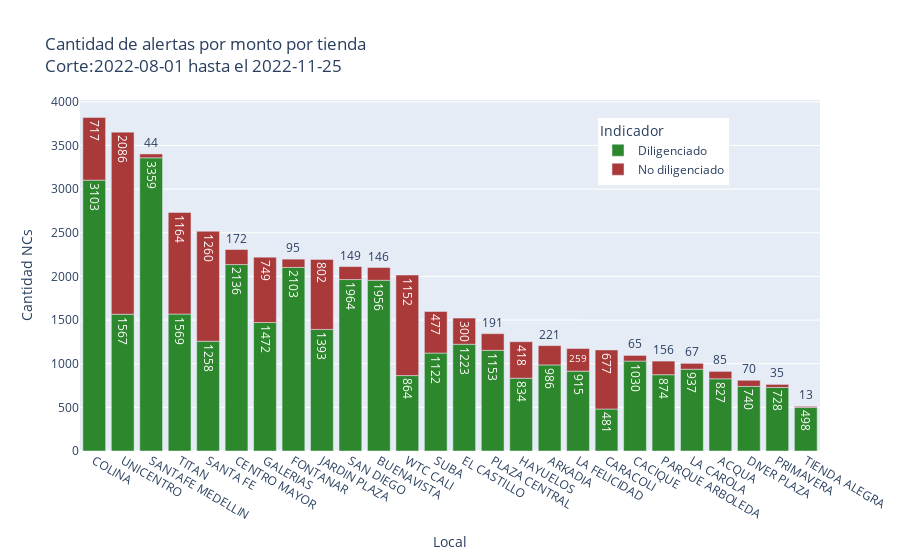

The code cell stored with this chart in its notebook:
### Markdown cell above
Alertas x monto despues de ultimo informe (20/feb/22)

### Code cell
alertas_x_monto["fecha"] =  pd.to_datetime(alertas_x_monto.fecha, yearfirst=True)
al_x_monto = alertas_x_monto.loc[(alertas_x_monto["fecha"] >= fecha_inicio) & (alertas_x_monto["fecha"] <= fecha_final)].reset_index(drop=True)
al_x_monto["Grabación?"] = al_x_monto["Grabación?"].str.upper()
al_x_monto["Grabación?"] = al_x_monto["Grabación?"].fillna("nan")
al_x_monto.loc[(al_x_monto["Grabación?"].str.contains("NO")) | (al_x_monto["Grabación?"].notna()) & (al_x_monto["Cliente?"].notna()) & (al_x_monto["Producto?"].notna()),"Indicador"] = "Diligenciado"
al_x_monto.loc[al_x_monto["Grabación?"] =="nan", "Grabación?" ] = np.nan
print(f'cantidad de alertas generadas en el corte: {al_x_monto.shape[0]}')
al_x_monto.loc[(al_x_monto["Grabación?"].notna()) & (al_x_monto["Cliente?"].notna()) & (al_x_monto["Producto?"].notna()), "Indicador"] = "Diligenciado"
al_x_monto.loc[al_x_monto["Indicador"] != "Diligenciado", "Indicador"] = "No diligenciado"
fig_al_x_monto = al_x_monto.groupby(["Desc_local","Indicador"]).agg({"Cautoriza":"nunique",}).reset_index().sort_values("Cautoriza", ascending=False)
h_fig = px.bar(fig_al_x_monto, x="Desc_local", y="Cautoriza",color="Indicador",text="Cautoriza",color_discrete_map = {'No diligenciado':'rgb(170, 57, 57)','Diligenciado':'rgb(45, 136, 45)'}, title=f"Cantidad de alertas por monto por tienda <br>Corte:{fecha_inicio} hasta el {fecha_final}", labels={"Desc_local":"Local","Cautoriza":"Cantidad NCs"}) 
h_fig.update_layout(xaxis_categoryorder = 'total descending',legend=dict(yanchor="top", y=0.95, xanchor="left", x=0.7))
h_fig.write_image(f"output/{dt_string}alerta_monto.jpg", height = 600, width = 1000)
h_fig.show()
al_x_monto.to_excel(f"output/{dt_string}alertas_x_monto.xlsx", index=False)

### Figure 1 — Plotly figure (JSON) as saved in the notebook; plotly's stock layout.template omitted (floating-point values rounded to 4 significant figures)
{"data": [{"alignmentgroup": "True", "hovertemplate": "Indicador=Diligenciado<br>Local=%{x}<br>Cantidad NCs=%{text}<extra></extra>", "legendgroup": "Diligenciado", "marker": {"color": "rgb(45, 136, 45)", "pattern": {"shape": ""}}, "name": "Diligenciado", "offsetgroup": "Diligenciado", "orientation": "v", "showlegend": true, "text": [3359, 3103, 2136, 2103, 1964, 1956, 1569, 1567, 1472, 1393, 1258, 1223, 1153, 1122, 1030, 986, 937, 915, 874, 864, 834, 827, 740, 728, 498, 481], "textposition": "auto", "type": "bar", "x": ["SANTAFE MEDELLIN", "COLINA", "CENTRO MAYOR", "FONTANAR", "SAN DIEGO", "BUENAVISTA", "TITAN", "UNICENTRO", "GALERIAS", "JARDIN PLAZA", "SANTA FE", "EL CASTILLO", "PLAZA CENTRAL", "SUBA", "CACIQUE", "ARKADIA", "LA CAROLA", "LA FELICIDAD", "PARQUE ARBOLEDA", "WTC CALI", "HAYUELOS", "ACQUA", "DIVER PLAZA", "PRIMAVERA", "TIENDA ALEGRA", "CARACOLI"], "xaxis": "x", "y": [3359, 3103, 2136, 2103, 1964, 1956, 1569, 1567, 1472, 1393, 1258, 1223, 1153, 1122, 1030, 986, 937, 915, 874, 864, 834, 827, 740, 728, 498, 481], "yaxis": "y"}, {"alignmentgroup": "True", "hovertemplate": "Indicador=No diligenciado<br>Local=%{x}<br>Cantidad NCs=%{text}<extra></extra>", "legendgroup": "No diligenciado", "marker": {"color": "rgb(170, 57, 57)", "pattern": {"shape": ""}}, "name": "No diligenciado", "offsetgroup": "No diligenciado", "orientation": "v", "showlegend": true, "text": [2086, 1260, 1164, 1152, 802, 749, 717, 677, 477, 418, 300, 259, 221, 191, 172, 156, 149, 146, 95, 85, 70, 67, 65, 44, 35, 13], "textposition": "auto", "type": "bar", "x": ["UNICENTRO", "SANTA FE", "TITAN", "WTC CALI", "JARDIN PLAZA", "GALERIAS", "COLINA", "CARACOLI", "SUBA", "HAYUELOS", "EL CASTILLO", "LA FELICIDAD", "ARKADIA", "PLAZA CENTRAL", "CENTRO MAYOR", "PARQUE ARBOLEDA", "SAN DIEGO", "BUENAVISTA", "FONTANAR", "ACQUA", "DIVER PLAZA", "LA CAROLA", "CACIQUE", "SANTAFE MEDELLIN", "PRIMAVERA", "TIENDA ALEGRA"], "xaxis": "x", "y": [2086, 1260, 1164, 1152, 802, 749, 717, 677, 477, 418, 300, 259, 221, 191, 172, 156, 149, 146, 95, 85, 70, 67, 65, 44, 35, 13], "yaxis": "y"}], "layout": {"barmode": "relative", "legend": {"title": {"text": "Indicador"}, "tracegroupgap": 0, "x": 0.7, "xanchor": "left", "y": 0.95, "yanchor": "top"}, "title": {"text": "Cantidad de alertas por monto por tienda <br>Corte:2022-08-01 hasta el 2022-11-25"}, "xaxis": {"anchor": "y", "categoryorder": "total descending", "domain": [0, 1], "title": {"text": "Local"}}, "yaxis": {"anchor": "x", "domain": [0, 1], "title": {"text": "Cantidad NCs"}}}}
